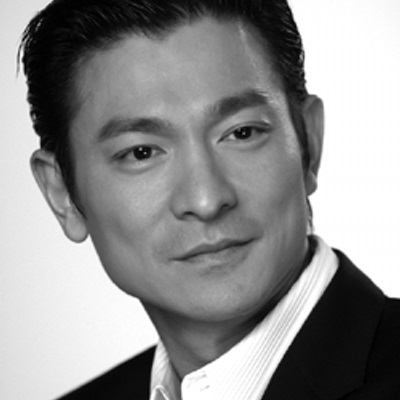
#> input picture day08-20211004-chap05-CNN/andy2.jpg, 400 x 400 px
$ jupyter execute 'day08-Max_Pooling-講解-Exam-Average.ipynb'   (shell and % lines are left out)
#> lines starting #> are read from the running program, lines starting #| are printed output that depends on the picture
[cell 1]
import matplotlib.pyplot as plt
from skimage import color
bricks = color.rgb2gray(plt.imread('andy2.jpg'))
#> bricks: shape (400, 400) float64; min 0, max 1, mean 0.57
plt.imshow(bricks, cmap='gray')
plt.show()
print(bricks.shape)
#| (400, 400)

[cell 2]
import numpy as np
np.min(bricks[:, :]), np.max(bricks[:, :])
#> Out = (0, 1)

[cell 3]
pool = (2,2)
max_height= int(bricks.shape[0]//pool[0])
#> max_height = 200
max_width = int(bricks.shape[1]//pool[1])
#> max_width = 200
bricks_max = np.zeros((max_height, max_width))
for ii in range(max_height):
    for jj in range(max_width):
                bricks_max[ii, jj] = np.mean(bricks[ii*2:ii*2+pool[0], jj*2:jj*2+pool[0]])

[cell 4]
bricks_max.min(), bricks_max.max()
#> Out = (0.00196, 1)

[cell 5]
plt.imshow(bricks_max, cmap='gray')
plt.show()
print(bricks_max.shape)
#| (200, 200)

[cell 6]
pool = (15, 15)
max_height= int(bricks.shape[0]//pool[0])
#> max_height = 26
max_width = int(bricks.shape[1]//pool[1])
#> max_width = 26
bricks_max = np.zeros((max_height, max_width))
for ii in range(max_height):
    for jj in range(max_width):
                bricks_max[ii, jj] = np.mean(bricks[ii*pool[0]:ii*pool[0]+pool[0], jj*pool[1]:jj*pool[1]+pool[1]])
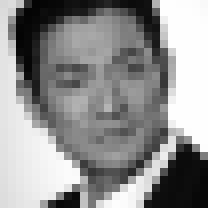
#> bricks_max: shape (26, 26) float64 (shown 8 times larger); min 0.0159, max 0.999, mean 0.569

plt.imshow(bricks_max, cmap='gray')
plt.show()
print(bricks_max.shape)
#| (26, 26)


$ run again, with day08-20211004-chap05-CNN/andy3.jpg copied over day08-20211004-chap05-CNN/andy2.jpg
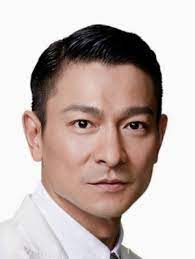
#> input picture day08-20211004-chap05-CNN/andy3.jpg, 195 x 259 px
#| (259, 195)
#> `np.min(bricks[:, :]), np.max(bricks[:, :])`: Out = (0, 1)
#> after the loop `for ii in range(max_height):`:
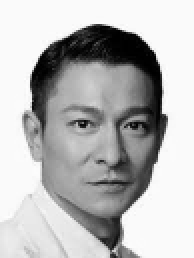
#> bricks_max: shape (129, 97) float64 (shown 2 times larger); min 0, max 1, mean 0.723
#| (129, 97)
#> `plt.show()`:
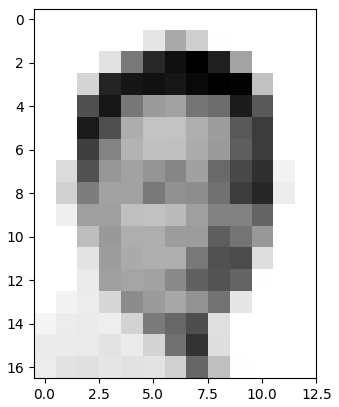
#> figure drawn by matplotlib, 1 panel
#| (17, 13)

$ run again, with day08-20211004-chap05-CNN/andy.jpg copied over day08-20211004-chap05-CNN/andy2.jpg
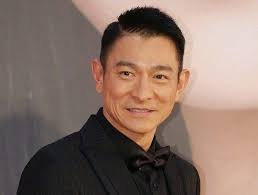
#> input picture day08-20211004-chap05-CNN/andy.jpg, 258 x 195 px
#| (195, 258)
#> `np.min(bricks[:, :]), np.max(bricks[:, :])`: Out = (0.000833, 0.89)
#> after the loop `for ii in range(max_height):`:
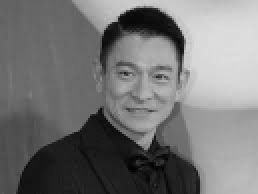
#> bricks_max: shape (97, 129) float64 (shown 2 times larger); min 0.0088, max 0.876, mean 0.46
#> `bricks_max.min(), bricks_max.max()`: Out = (0.0088, 0.876)
#| (97, 129)
#> `plt.show()`:
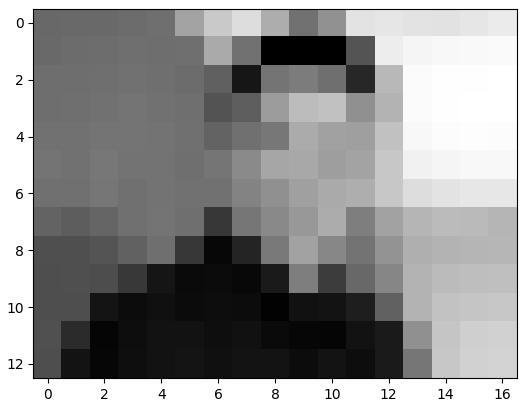
#> figure drawn by matplotlib, 1 panel
#| (13, 17)

$ run again, with day08-20211004-chap05-CNN/bricks.jpg copied over day08-20211004-chap05-CNN/andy2.jpg
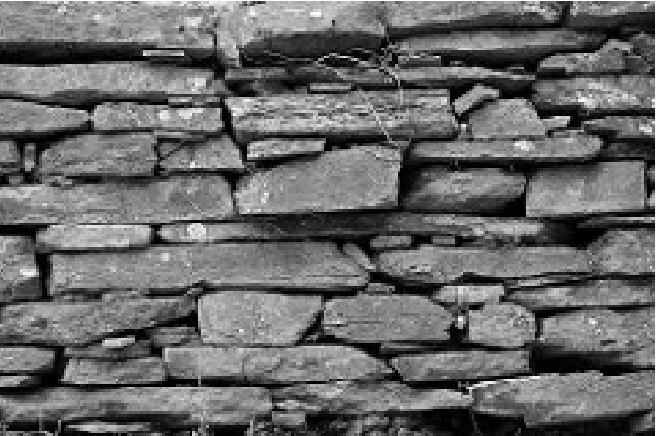
#> input picture day08-20211004-chap05-CNN/bricks.jpg, 656 x 436 px
#| (436, 656)
#> `np.min(bricks[:, :]), np.max(bricks[:, :])`: Out = (0, 1)
#> after the loop `for ii in range(max_height):`:
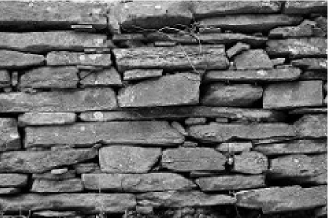
#> bricks_max: shape (218, 328) float64; min 0, max 0.997, mean 0.411
#> `bricks_max.min(), bricks_max.max()`: Out = (0, 0.997)
#| (218, 328)
#> after the loop `for ii in range(max_height):`:
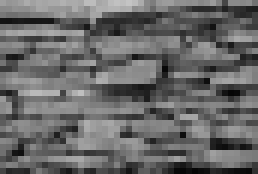
#> bricks_max: shape (29, 43) float64 (shown 6 times larger); min 0.0223, max 0.772, mean 0.412
#| (29, 43)
